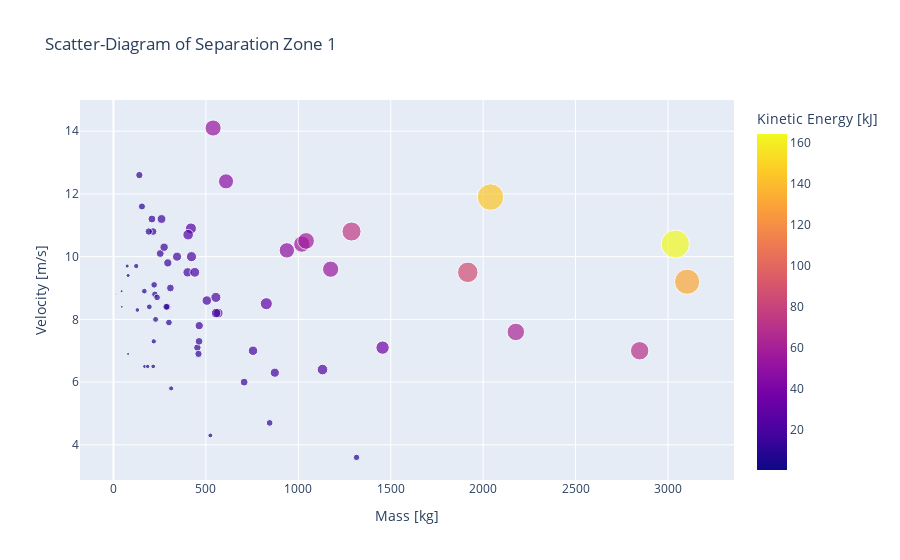
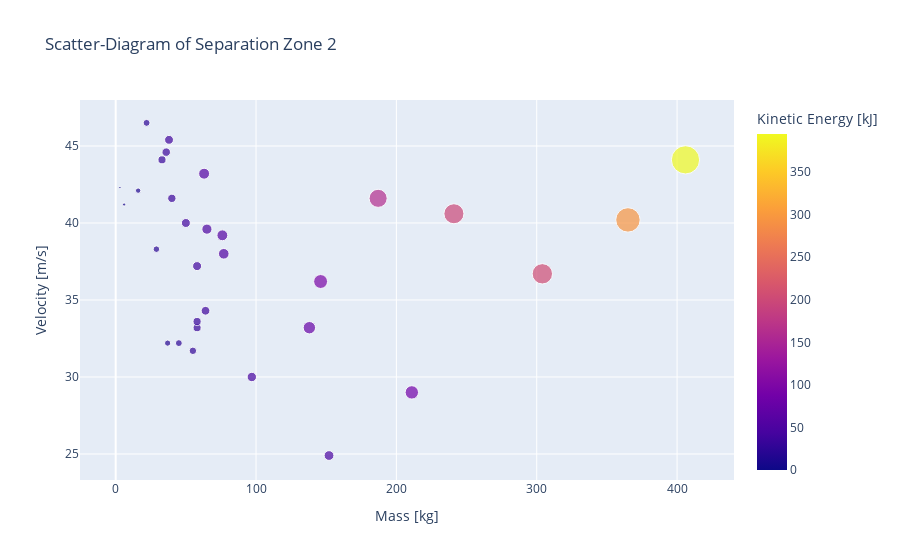

Notebook cell for these charts, in order:
### Code cell
pl.show_scatter_stones(zone1, 1)
pl.show_scatter_stones(zone2, 2)

### Figure 1 — Plotly figure (JSON) as saved in the notebook; plotly's stock layout.template omitted (floating-point values rounded to 4 significant figures)
{"data": [{"hovertemplate": "Mass [kg]=%{x}<br>Velocity [m/s]=%{y}<br>Kinetic Energy [kJ]=%{marker.color}<extra></extra>", "legendgroup": "", "marker": {"color": [6.844, 8.673, 131.4, 7.296, 18.5, 4.542, 9.361, 55.11, 75.12, 17.2, 12.73, 48.79, 1.881, 16.31, 9.109, 12.9, 62.87, 29.88, 13.05, 3.49, 36.7, 14.11, 23.16, 11.11, 14.53, 0.4646, 24.89, 10.3, 3.57, 12.47, 164.4, 11.44, 20.97, 4.844, 5.787, 12.48, 3.481, 9.333, 19.06, 5.809, 46.82, 23.13, 57.44, 14.12, 86.5, 54.14, 8.521, 17.32, 18.67, 11.14, 8.931, 4.443, 18.66, 18.1, 19.86, 10.09, 10.36, 12.34, 53.58, 144.4, 10.95, 3.908, 21.1, 6.614, 69.75, 1.743, 1.588, 5.248], "coloraxis": "coloraxis", "size": [6.844, 8.673, 131.4, 7.296, 18.5, 4.542, 9.361, 55.11, 75.12, 17.2, 12.73, 48.79, 1.881, 16.31, 9.109, 12.9, 62.87, 29.88, 13.05, 3.49, 36.7, 14.11, 23.16, 11.11, 14.53, 0.4646, 24.89, 10.3, 3.57, 12.47, 164.4, 11.44, 20.97, 4.844, 5.787, 12.48, 3.481, 9.333, 19.06, 5.809, 46.82, 23.13, 57.44, 14.12, 86.5, 54.14, 8.521, 17.32, 18.67, 11.14, 8.931, 4.443, 18.66, 18.1, 19.86, 10.09, 10.36, 12.34, 53.58, 144.4, 10.95, 3.908, 21.1, 6.614, 69.75, 1.743, 1.588, 5.248], "sizemode": "area", "sizeref": 0.411, "symbol": "circle"}, "mode": "markers", "name": "", "orientation": "v", "showlegend": false, "type": "scatter", "x": [194, 224, 3104, 228, 755, 215, 300, 1019, 1288, 344, 707, 938, 79, 260, 220, 253, 2177, 827, 208, 79, 1456, 464, 1131, 140, 274, 12, 419, 292, 169, 308, 3040, 454, 554, 524, 123, 214, 74, 845, 567, 218, 609, 404, 1042, 294, 1917, 1175, 1315, 873, 505, 191, 236, 129, 555, 401, 440, 286, 154, 463, 539, 2040, 460, 185, 422, 167, 2847, 44, 45, 312], "xaxis": "x", "y": [8.4, 8.8, 9.2, 8, 7, 6.5, 7.9, 10.4, 10.8, 10, 6, 10.2, 6.9, 11.2, 9.1, 10.1, 7.6, 8.5, 11.2, 9.4, 7.1, 7.8, 6.4, 12.6, 10.3, 8.8, 10.9, 8.4, 6.5, 9, 10.4, 7.1, 8.7, 4.3, 9.7, 10.8, 9.7, 4.7, 8.2, 7.3, 12.4, 10.7, 10.5, 9.8, 9.5, 9.6, 3.6, 6.3, 8.6, 10.8, 8.7, 8.3, 8.2, 9.5, 9.5, 8.4, 11.6, 7.3, 14.1, 11.9, 6.9, 6.5, 10, 8.9, 7, 8.9, 8.4, 5.8], "yaxis": "y"}], "layout": {"coloraxis": {"colorbar": {"title": {"text": "Kinetic Energy [kJ]"}}, "colorscale": [[0, "#0d0887"], [0.1111, "#46039f"], [0.2222, "#7201a8"], [0.3333, "#9c179e"], [0.4444, "#bd3786"], [0.5556, "#d8576b"], [0.6667, "#ed7953"], [0.7778, "#fb9f3a"], [0.8889, "#fdca26"], [1, "#f0f921"]]}, "legend": {"itemsizing": "constant", "tracegroupgap": 0}, "title": {"text": "Scatter-Diagram of Separation Zone 1"}, "xaxis": {"anchor": "y", "domain": [0, 1], "title": {"text": "Mass [kg]"}}, "yaxis": {"anchor": "x", "domain": [0, 1], "title": {"text": "Velocity [m/s]"}}}}

### Figure 2 — Plotly figure (JSON) as saved in the notebook; plotly's stock layout.template omitted (floating-point values rounded to 4 significant figures)
{"data": [{"hovertemplate": "Mass [kg]=%{x}<br>Velocity [m/s]=%{y}<br>Kinetic Energy [kJ]=%{marker.color}<extra></extra>", "legendgroup": "", "marker": {"color": [39.16, 161.8, 35.8, 5.092, 50.97, 31.96, 294.9, 23.78, 95.66, 21.27, 34.61, 204.7, 32.09, 40, 55.59, 58.39, 76.05, 47.12, 198.6, 43.65, 19.18, 37.65, 27.63, 0, 23.33, 394.8, 32.74, 14.18, 88.73, 2.684, 58.79, 40.13], "coloraxis": "coloraxis", "size": [39.16, 161.8, 35.8, 5.092, 50.97, 31.96, 294.9, 23.78, 95.66, 21.27, 34.61, 204.7, 32.09, 40, 55.59, 58.39, 76.05, 47.12, 198.6, 43.65, 19.18, 37.65, 27.63, 0, 23.33, 394.8, 32.74, 14.18, 88.73, 2.684, 58.79, 40.13], "sizemode": "area", "sizeref": 0.987, "symbol": "circle"}, "mode": "markers", "name": "", "orientation": "v", "showlegend": false, "type": "scatter", "x": [38, 187, 36, 6, 65, 58, 365, 22, 146, 29, 40, 304, 33, 50, 77, 76, 138, 152, 241, 97, 37, 64, 55, 0, 45, 406, 58, 16, 211, 3, 63, 58], "xaxis": "x", "y": [45.4, 41.6, 44.6, 41.2, 39.6, 33.2, 40.2, 46.5, 36.2, 38.3, 41.6, 36.7, 44.1, 40, 38, 39.2, 33.2, 24.9, 40.6, 30, 32.2, 34.3, 31.7, 32.3, 32.2, 44.1, 33.6, 42.1, 29, 42.3, 43.2, 37.2], "yaxis": "y"}], "layout": {"coloraxis": {"colorbar": {"title": {"text": "Kinetic Energy [kJ]"}}, "colorscale": [[0, "#0d0887"], [0.1111, "#46039f"], [0.2222, "#7201a8"], [0.3333, "#9c179e"], [0.4444, "#bd3786"], [0.5556, "#d8576b"], [0.6667, "#ed7953"], [0.7778, "#fb9f3a"], [0.8889, "#fdca26"], [1, "#f0f921"]]}, "legend": {"itemsizing": "constant", "tracegroupgap": 0}, "title": {"text": "Scatter-Diagram of Separation Zone 2"}, "xaxis": {"anchor": "y", "domain": [0, 1], "title": {"text": "Mass [kg]"}}, "yaxis": {"anchor": "x", "domain": [0, 1], "title": {"text": "Velocity [m/s]"}}}}
